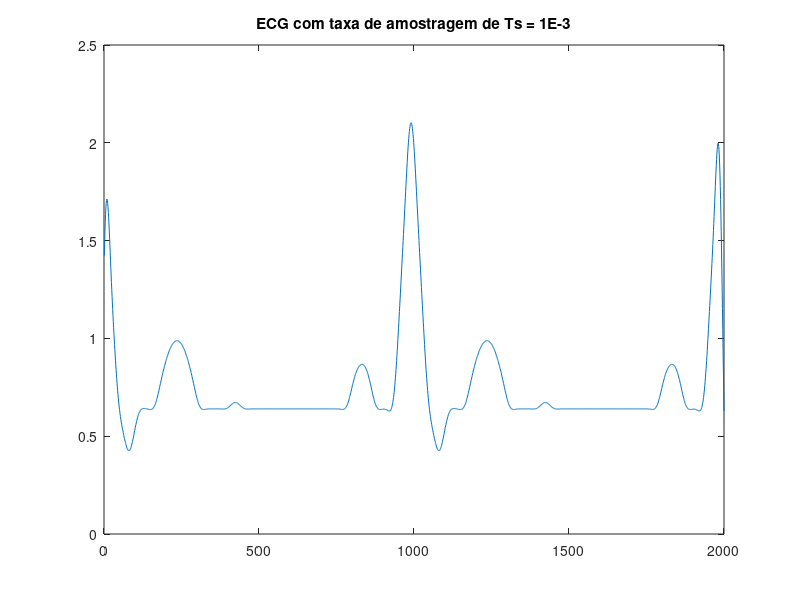
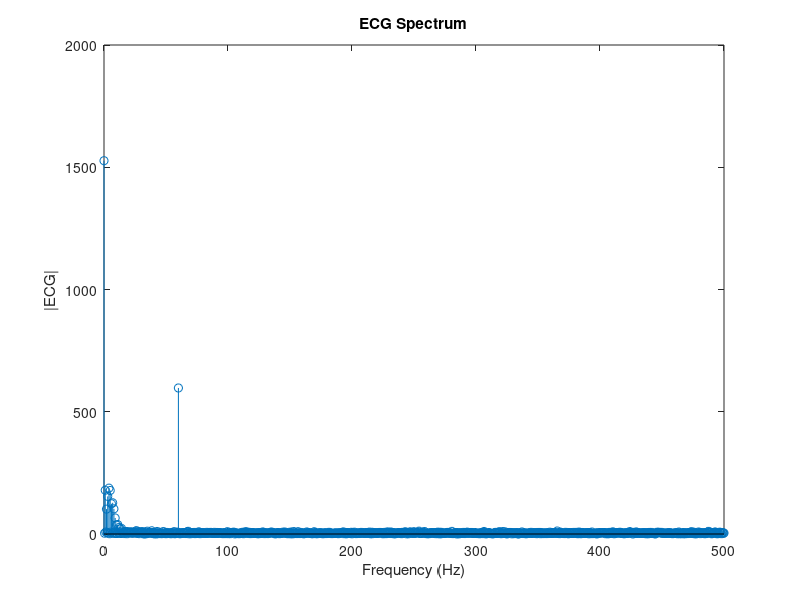

MATLAB code for these plots, in order:
%% Rafael Corsi 
% Núcleo de Sistemas Eletrônicos Embarcados - NSE^2
% Script de geração de ECG para tratamento de sinais em HIL

% Taxa de amostragem
Ts = 1/1E-3;

%% Carrega dados previamente simulados
load ecg_dado_v2;

% Cria vetor de dados utilizado pelo simulink
dado.time = [];

% Interpola o dado 
dado.signals.values = interp(ecg', (1/Ts)/(size(x,2)/max(x))) ; 

%% Plota sinal
figure
plot(dado.signals.values)
title('ECG com taxa de amostragem de Ts = 1E-3')

%% Plota FFT
figure
L = 2000;
Fs = 1/Ts; 

f = Fs/2*linspace(0,1,L/2 + 1);
Y = fft(simout(1:L));

stem(f,abs(Y(1:L/2 + 1)));
title('ECG Spectrum')
xlabel('Frequency (Hz)')
ylabel('|ECG|')
